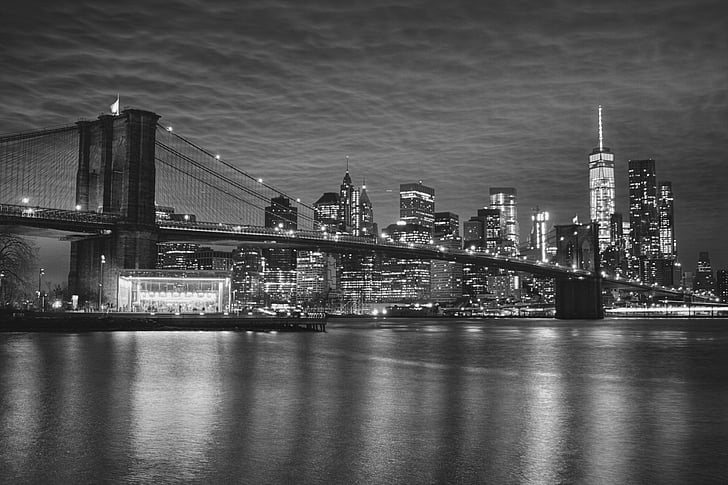
#> input picture data/Brooklyn_bridge.jpg, 728 x 485 px, found by its file name
$ jupyter execute --allow-errors GPU_Accelerated_Image_Convolution_Using_CUDA_and_Python.ipynb   (shell and % lines are left out)
#> lines starting #> are read from the running program, lines starting #| are printed output that depends on the picture
## Part 1: Matrix Multiplication on the CPU

### Step 1.1: Write a C Program for Matrix Multiplication

### You need to implement a program that does a matrix multiplication in C

[cell 1]
# import statements
import subprocess
import re
import ctypes
import time
import os

import numpy as np
import matplotlib.pyplot as plt
import pandas as pd

from PIL import Image

[cell 2]
# Matrix sizes to test
sizes = [256, 512, 768, 1024, 1536, 2048, 3072, 4096]

cpu_results = {}

#> (the rest of this cell did not finish here and is left out)

[cell 3]
Ns = list(cpu_results.keys())
times = list(cpu_results.values())
X = Ns
Y = times
plt.plot(X, Y, marker = 'o')
plt.xlabel("Matrix Size(N)")
plt.ylabel("times(seconds)")
plt.title("CPU Matrix Multiplication Runtime")
plt.grid(True)
plt.show()
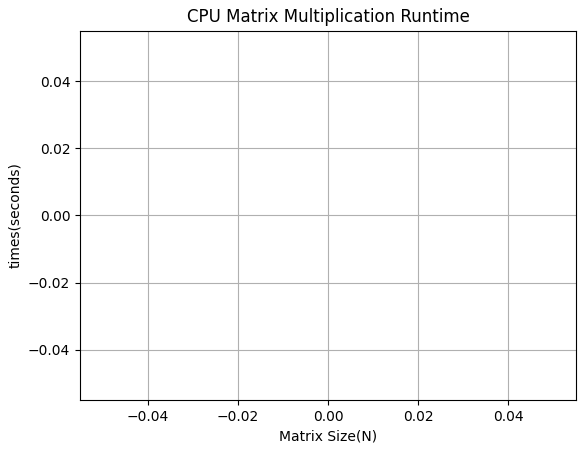
#> figure drawn by matplotlib, 1 panel

[cell 4]
df = pd.DataFrame({
    "Matrix Size (N)": Ns,
    "CPU Time (seconds)": times
})

df

### Part 2: Introduction to CUDA Programming  and Part 3: Running CUDA on Google Cloud

Step 2.1: Naïve CUDA Kernel

Implement a CUDA kernel where each thread computes one element of the output matrix.

Run the CUDA program with multiple matrix sizes (512, 1024, 2048, etc.) and measure
execution time as you did in Part 1. If you have an Nvidia GPU that supports CUDA on your
computer.

[cell 5]
# Verify GPU in Colab

[cell 6]
sizes = [256, 512, 768, 1024, 1536, 2048, 3072, 4096]
gpu_results = {}

#> (the rest of this cell did not finish here and is left out)

[cell 7]
Ns = list(gpu_results.keys())
times = list(gpu_results.values())

plt.figure(figsize=(8,5))
plt.plot(Ns, times, marker='o', linewidth=2, color='green')
plt.xlabel("Matrix Size (N)")
plt.ylabel("Execution Time (ms)")
plt.title("Naive CUDA Matrix Multiplication Runtime")
plt.grid(True)
plt.show()
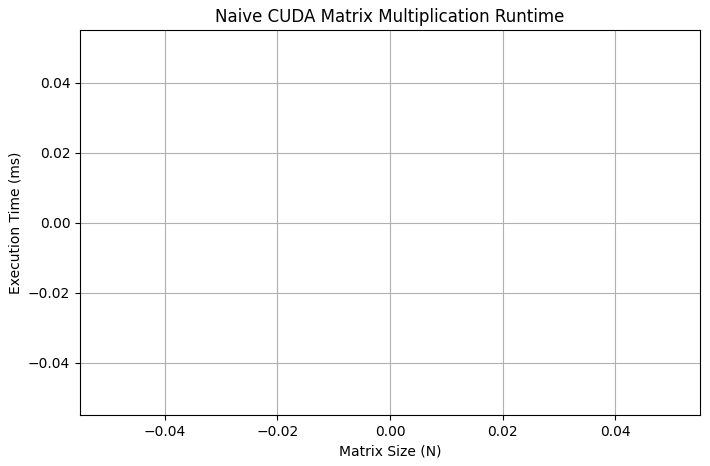
#> figure drawn by matplotlib, 1 panel

[cell 8]
df = pd.DataFrame({
    "N": Ns,
    "GPU Time (ms)": times
})

df

## Part 4: Optimizing CUDA Code

### Step 4.1: Shared Memory Tiling

[cell 9]
sizes = [256, 512, 768, 1024, 1536, 2048, 3072, 4096]
tiled_results = {}

#> (the rest of this cell did not finish here and is left out)

[cell 10]
Ns = sorted(tiled_results.keys())

df = pd.DataFrame({
    "N": Ns,
    "CPU Time (s)": [cpu_results[n] for n in Ns],
    "Naive GPU (ms)": [gpu_results[n] for n in Ns],
    "Tiled GPU (ms)": [tiled_results[n] for n in Ns],
})

df

[cell 11]
plt.figure(figsize=(8,5))
plt.plot(Ns, [gpu_results[n] for n in Ns], marker='o', label='Naive GPU')
plt.plot(Ns, [tiled_results[n] for n in Ns], marker='o', label='Tiled GPU')
plt.xlabel("Matrix Size (N)")
plt.ylabel("Execution Time (ms)")
plt.title("Naive vs Tiled CUDA Matrix Multiplication")
plt.grid(True)
plt.legend()
plt.show()

## Part 5: Performance Comparison

[cell 12]
import pandas as pd

# Use the Ns list you already defined
# Ns = [256, 512, 768, 1024, 1536, 2048, 3072, 4096]

# Convert GPU ms → seconds for speedup calculation
naive_sec = {n: gpu_results[n] / 1000 for n in Ns}
tiled_sec = {n: tiled_results[n] / 1000 for n in Ns}
#cublas_sec = {n: cublas_results[n] / 1000 for n in Ns}

# Compute speedups
speedup_naive = {n: cpu_results[n] / naive_sec[n] for n in Ns}
speedup_tiled = {n: cpu_results[n] / tiled_sec[n] for n in Ns}
#speedup_cublas = {n: cpu_results[n] / cublas_sec[n] for n in Ns}

# Build DataFrame automatically
df = pd.DataFrame({
    "N": Ns,
    "CPU Time (s)": [cpu_results[n] for n in Ns],
    "Naive GPU (ms)": [gpu_results[n] for n in Ns],
    "Tiled GPU (ms)": [tiled_results[n] for n in Ns],
    "Speedup CPU/Naive": [speedup_naive[n] for n in Ns],
    "Speedup CPU/Tiled": [speedup_tiled[n] for n in Ns],
})

df

## Part 6: Using cuBLAS Library

Use cuBLAS (already included with CUDA Toolkit) to perform matrix multiplication.

[cell 13]
sizes = [256, 512, 768, 1024, 1536, 2048, 3072, 4096]
cublas_results = {}

#> (the rest of this cell did not finish here and is left out)

[cell 14]
sizes = [256, 512, 768, 1024, 1536, 2048, 3072, 4096]
cublas_results = {}

#> (the rest of this cell did not finish here and is left out)

#> (a cell that did not finish here is left out)

[cell 16]
plt.figure(figsize=(10,6))

# Plot CPU
plt.plot(Ns, [cpu_results[n] for n in Ns], marker='o', label='CPU', linewidth=2)

# Plot Naive GPU
plt.plot(Ns, [gpu_results[n] for n in Ns], marker='o', label='Naive GPU', linewidth=2)

# Plot Tiled GPU
plt.plot(Ns, [tiled_results[n] for n in Ns], marker='o', label='Tiled GPU', linewidth=2)

# Plot cuBLAS
plt.plot(Ns, [cublas_results[n] for n in Ns], marker='o', label='cuBLAS', linewidth=2)

plt.xlabel("Matrix Size (N)")
plt.ylabel("Execution Time (ms)")
plt.title("CPU vs Naive CUDA vs Tiled CUDA vs cuBLAS")
plt.grid(True)
plt.legend()
plt.show()
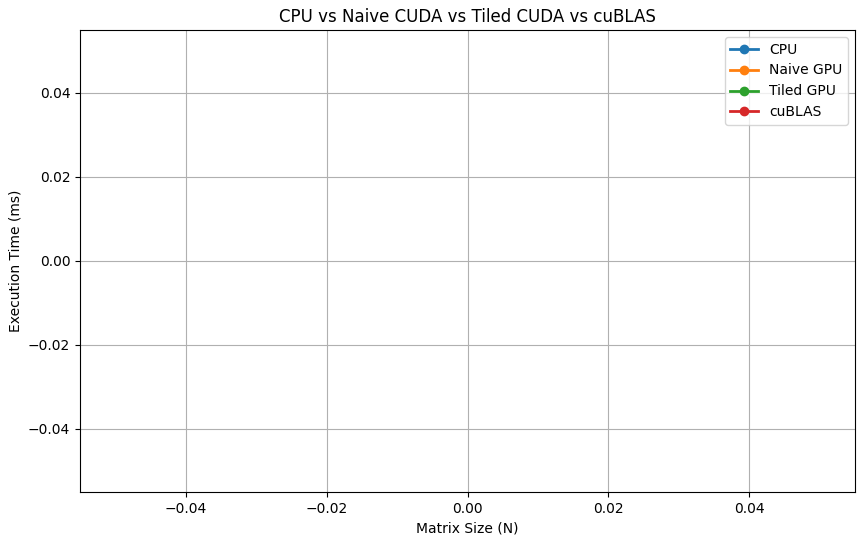
#> figure drawn by matplotlib, 1 panel

[cell 17]
# Use the Ns list already defined
# Ns = [256, 512, 768, 1024, 1536, 2048, 3072, 4096]

# Convert GPU ms → seconds for speedup calculation
naive_sec = {n: gpu_results[n] / 1000 for n in Ns}
tiled_sec = {n: tiled_results[n] / 1000 for n in Ns}
cublas_sec = {n: cublas_results[n] / 1000 for n in Ns}

# Compute speedups
speedup_naive = {n: cpu_results[n] / naive_sec[n] for n in Ns}
speedup_tiled = {n: cpu_results[n] / tiled_sec[n] for n in Ns}
speedup_cublas = {n: cpu_results[n] / cublas_sec[n] for n in Ns}

# Build DataFrame automatically
df = pd.DataFrame({
    "N": Ns,
    "CPU Time (s)": [cpu_results[n] for n in Ns],
    "Naive GPU (ms)": [gpu_results[n] for n in Ns],
    "Tiled GPU (ms)": [tiled_results[n] for n in Ns],
    "cuBLAS (ms)": [cublas_results[n] for n in Ns],
    "Speedup CPU/Naive": [speedup_naive[n] for n in Ns],
    "Speedup CPU/Tiled": [speedup_tiled[n] for n in Ns],
    "Speedup CPU/cuBLAS": [speedup_cublas[n] for n in Ns],
})

df

[cell 18]
plt.figure(figsize=(10,6))
plt.plot(Ns, [speedup_naive[n] for n in Ns], marker='o', label='CPU / Naive')
plt.plot(Ns, [speedup_tiled[n] for n in Ns], marker='o', label='CPU / Tiled')
plt.plot(Ns, [speedup_cublas[n] for n in Ns], marker='o', label='CPU / cuBLAS')

plt.xlabel("Matrix Size (N)")
plt.ylabel("Speedup (×)")
plt.title("Speedup Comparison: CPU vs CUDA Implementations")
plt.grid(True)
plt.legend()
plt.show()
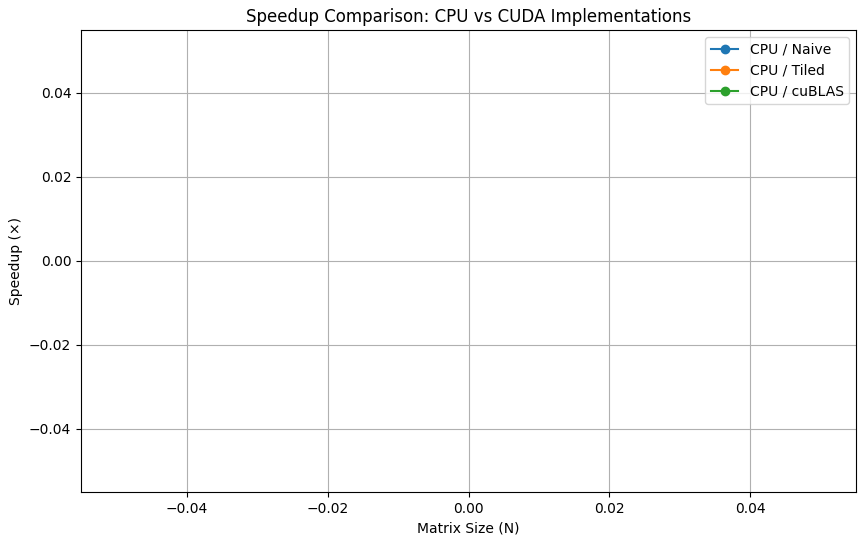
#> figure drawn by matplotlib, 1 panel

### Part 7: Analysis

#### 1. How does performance change as matrix size increases?

- **CPU:** Execution time grows very quickly (superlinear/cubic behavior). By \(N = 4096\), CPU time is in the hundreds of seconds.
- **Naïve GPU:** Time also grows with \(N^3\), but much more slowly than CPU. It becomes clearly faster than CPU at larger sizes.
- **Tiled GPU:** Scales similarly to naïve, but with a lower constant factor,curves are consistently below naïve GPU.
- **cuBLAS:** Shows the best scaling; even for large \(N\), times remain in the tens of milliseconds.

---

#### 2. At what point does the GPU significantly outperform the CPU?

- For small sizes (e.g., \(N = 256\)), CPU and GPU are closer because GPU overhead (kernel launch, data transfer) is relatively large.
- From around **\(N \approx 1024\)** onward, all GPU implementations (especially tiled and cuBLAS) start to **massively outperform** the CPU, with speedups growing into the hundreds and then thousands.

---

#### 3. How much speedup is gained by tiling optimization vs naïve CUDA?

- Tiled GPU is consistently faster than naïve GPU for all \(N\).
- For large sizes (e.g., \(N = 2048, 3072, 4096\)), tiling typically gives about **2×–3× speedup** over the naïve kernel.
- This comes from reduced global memory traffic and better data reuse via shared memory.

---

#### 4. How close is your optimized kernel to cuBLAS performance?

- Tiled kernel is **much closer to cuBLAS** than the naïve kernel, but cuBLAS is still clearly faster.
- For large \(N\), cuBLAS is often another **2×–5× faster** than the tiled kernel.
- So your optimized kernel captures a good fraction of peak performance, but cuBLAS still represents a higher, more tuned ceiling.

---

#### 5. Why might cuBLAS still outperform hand-written kernels?

- **Highly tuned assembly:** cuBLAS uses architecture-specific SASS, not just high-level CUDA C.
- **Advanced blocking strategies:** Multi-level tiling (registers, shared memory, L2, DRAM) and careful scheduling.
- **Vectorization and tensor cores:** It can exploit specialized hardware units and instruction-level optimizations.
- **Decades of tuning:** cuBLAS is the result of extensive profiling, auto-tuning, and expert optimization that is hard to match with a single hand-written kernel.

## Part-7

#> (a cell that did not finish here is left out)

### PART-2

[cell 20]
# Compile the C code

[cell 21]
# The size of the original images
def load_image(path):
#> called with path = 'Brooklyn_bridge.jpg'
    img = Image.open(path).convert("L")  # grayscale
    img_np = np.array(img).astype(np.uint32)
    return img_np

img1 = load_image("Brooklyn_bridge.jpg")
#> (the rest of this cell did not finish here and is left out)

img3 = load_image("nyc_skyline_1.jpeg")

print(img1.shape, img2.shape, img3.shape)

### Collecting performances for 3 images of 3 different Ns and 3 different Ms. - CPU

[cell 22]
# 1. Load original images
def load_image(path):
    return np.array(Image.open(path).convert("L")).astype(np.uint32)

img_paths = [
    ("Brooklyn_bridge.jpg", 512),
    ("Empire_State_Building.jpg", 1024),
    ("nyc_skyline_1.jpeg", 2048)
]
#> img_paths = [('Brooklyn_bridge.jpg', 512), ('Empire_State_Building.jpg', 1024), ('nyc_skyline_1.jpeg', 2048)]

images = []
#> (the rest of this cell did not finish here and is left out)

#> `img_resized = np.array(Image.open(path).convert("L").resize((size, siz..`:
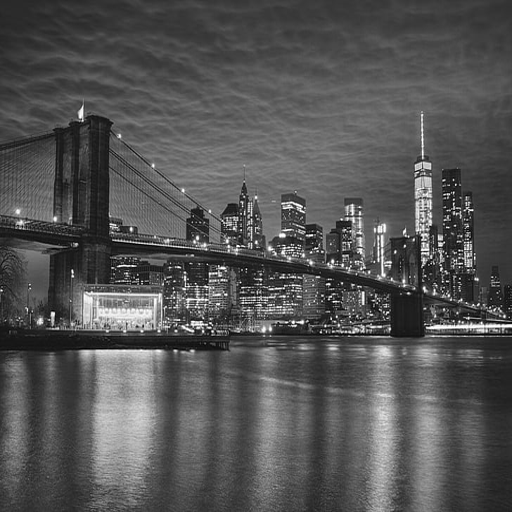
#> img_resized: shape (512, 512); min 0, max 255, mean 84.4
#| Loaded Brooklyn_bridge.jpg → resized to 512×512
    img_resized = np.array(Image.open(path).convert("L").resize((size, size)))
    images.append((path, img_resized, size))
    print(f"Loaded {path} → resized to {size}×{size}")

# 2. Define filters (3×3, 5×5, 7×7)
filters = {
    "laplacian_3": np.array([
        [-1,-1,-1],
        [-1, 8,-1],
        [-1,-1,-1]
    ], dtype=np.float32),

    "blur_5": np.ones((5,5), dtype=np.float32) / 25.0,

    "sharpen_7": np.pad(-1*np.ones((5,5), dtype=np.float32), pad_width=1)
}
filters["sharpen_7"][3,3] = 49  # center weight

# 3. Helper functions
def save_matrix(path, mat):
    np.savetxt(path, mat, fmt="%d")

def save_kernel(path, ker):
    np.savetxt(path, ker, fmt="%.6f")

def run_conv(M, N):
    result = os.popen(f"./conv_cpu {M} {N}").read()
    time_ms = float(result.split()[-2])  # extract number before "ms"
    return time_ms

# 4. Run all combinations
results = []

for img_name, img_mat, M in images:
    for filt_name, kernel in filters.items():
        N = kernel.shape[0]

        print(f"\nProcessing {img_name} with {filt_name} ({N}×{N})...")

        # Save image + kernel
        save_matrix("img.txt", img_mat)
        save_kernel("kernel.txt", kernel)

        # Run C convolution
        cpu_time = run_conv(M, N)
        print(f"CPU time: {cpu_time:.3f} ms")

        # Load output
        out = np.loadtxt("out.txt").reshape((M, M))
        out_img = Image.fromarray(np.clip(out, 0, 255).astype(np.uint8))

        # Save output image
        out_path = f"output_{img_name}_{filt_name}.png"
        out_img.save(out_path)
        print(f"Saved {out_path}")

        # Record result
        results.append([img_name, M, filt_name, N, cpu_time])

# 5. Build performance table
df = pd.DataFrame(results, columns=["Image", "M", "Filter", "N", "CPU Time (ms)"])
df
